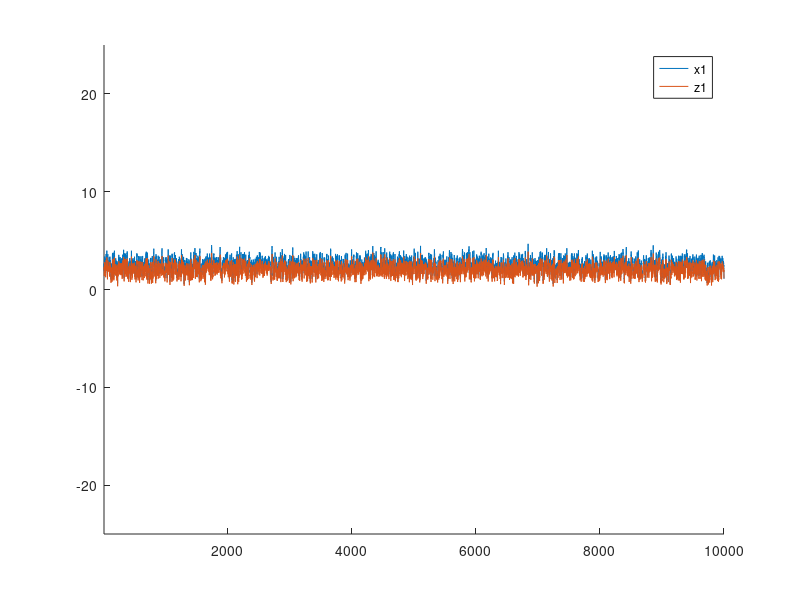
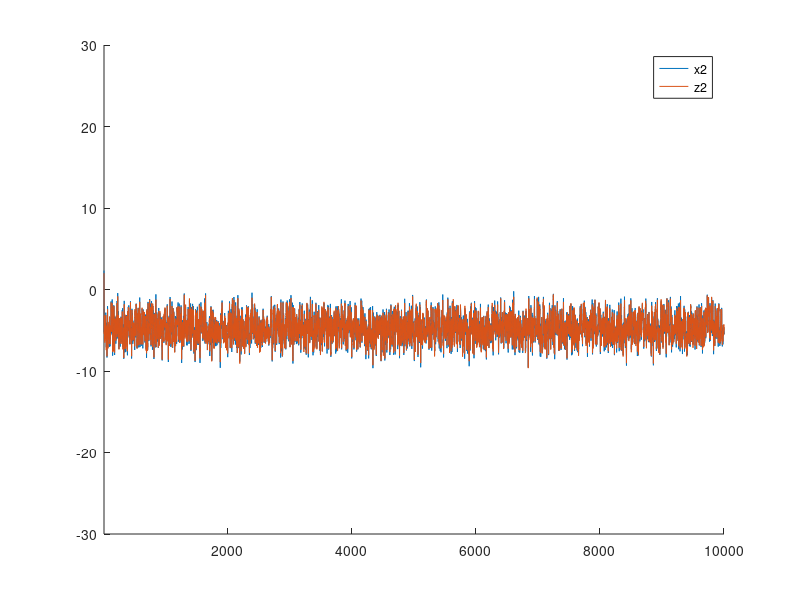

MATLAB code for these plots, in order:
% X_R = 0.2*X_S

clear;
clc;
clf;
%% esp
% Ts=0.04;
% A = [0.4450 -0.0458;1.2939 0.4402];
% B = [0.0550;4.5607];
% C = [0 1];
% D = [0];
% p = 0.00001;
% Q = p*(C'*C);
% R = 0.000001;
% [K,S,E] = dlqr(A,B,Q,R)
% sys_ss =ss(A-B*K,B,C,D,Ts);
% safex=[1 2];
% ini= 0.1;
% perf=0.1;
% QN = 5000000;
% RN = 10*eye(1);
% [kalmf,L,P,M] = kalman(sys_ss,QN,RN,Ts);
% % K = [-0.0987 0.1420];
% L = [-0.0390;0.4339];
% L 


%% ttc
    Ts = 0.1;
    A = [1.0000    0.1000; 0    1.0000];
    B = [0.0050; 0.1000];
    C = [1 0];
    D = [0];
    K = [16.0302    5.6622];  % settling time around 10
    L = [0.9902; 0.9892];
ini=0.1;
perf=0.3;
safex=[25 30]

rng shuffle;
x=[2*ini*safex(1)*rand(1)-ini*safex(1);...
                    2*ini*safex(2)*rand(1)-ini*safex(2)]
proc_var= 1; meas_var=0.01;
% x = [0.0976827903;0.1724794346];
y = C*x;
z = [0;0];
u = 0;
max_x1 = abs(x(1));
max_x2 = abs(x(2));

time=10000;
plot_dist=zeros(1,time);
plot_vel=zeros(1,time);

for i=1:time
    i;
   r = C*x - C*z+meas_var*rand(size(C,1),1);
   z = A*z + B*u + L*r;
   x = A*x + B*u + proc_var*rand(size(C,1),1);
   u = -K*z;
   
   if abs(x(1))>max_x1
       max_x1 = abs(x(1));
   end
   
   if abs(x(2))>max_x2
       max_x2 = abs(x(2));
   end  
   
   res(i)=r;
   ester(:,i)=(x-z);
   plot_dist(i) = x(1);
   plot_vel(i) = x(2);
   plot_dist_est(i) = z(1);
   plot_vel_est(i) = z(2);
   
end

figure
hold on;
plot(plot_dist);
plot(plot_dist_est);
legend({'x1','z1'});
axis([1 time -safex(1) safex(1)]);
hold off;

figure
hold on;
plot(plot_vel);
plot(plot_vel_est);
legend({'x2','z2'});
axis([1 time -safex(2) safex(2)]);
hold off;

max_x1
max_x2
var(res')
mean(res)
mean(res)^2/var(res')